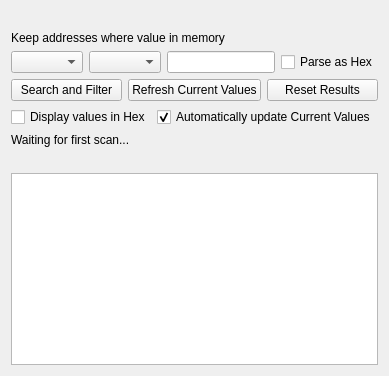
<?xml version="1.0" encoding="UTF-8"?>
<ui version="4.0">
 <class>CheatSearchWidget</class>
 <widget class="QWidget" name="CheatSearchWidget">
  <layout class="QVBoxLayout" name="mainLayout">
   <item>
    <widget class="QLabel" name="sessionInfoLabel">
     <property name="text">
      <string notr="true"/>
     </property>
     <property name="wordWrap">
      <bool>true</bool>
     </property>
    </widget>
   </item>
   <item>
    <widget class="QLabel" name="instructionsLabel">
     <property name="text">
      <string extracomment="This label is followed by a dropdown where the user can select things like &quot;is equal to&quot; or &quot;is less than or equal to&quot;, followed by another dropdown where the user can select &quot;any value&quot;, &quot;last value&quot;, or &quot;this value:&quot;. These three UI elements are intended to form a sentence together. Because the UI elements can't be reordered by a translation, you may have to give up on the idea of having them form a sentence depending on the grammar of your target language.">Keep addresses where value in memory</string>
     </property>
    </widget>
   </item>
   <item>
    <layout class="QHBoxLayout" name="valueLayout">
     <item>
      <widget class="QComboBox" name="compareTypeComboBox"/>
     </item>
     <item>
      <widget class="QComboBox" name="valueSourceComboBox"/>
     </item>
     <item>
      <widget class="QLineEdit" name="givenValueLineEdit"/>
     </item>
     <item>
      <widget class="QCheckBox" name="parseValuesAsHexCheckBox">
       <property name="text">
        <string>Parse as Hex</string>
       </property>
      </widget>
     </item>
    </layout>
   </item>
   <item>
    <layout class="QHBoxLayout" name="buttonLayout">
     <item>
      <widget class="QPushButton" name="nextScanButton">
       <property name="text">
        <string>Search and Filter</string>
       </property>
      </widget>
     </item>
     <item>
      <widget class="QPushButton" name="refreshValuesButton">
       <property name="text">
        <string>Refresh Current Values</string>
       </property>
      </widget>
     </item>
     <item>
      <widget class="QPushButton" name="resetButton">
       <property name="text">
        <string>Reset Results</string>
       </property>
      </widget>
     </item>
    </layout>
   </item>
   <item>
    <layout class="QHBoxLayout" name="checkboxesLayout" stretch="1,2">
     <item>
      <widget class="QCheckBox" name="displayValuesInHexCheckBox">
       <property name="text">
        <string>Display values in Hex</string>
       </property>
      </widget>
     </item>
     <item>
      <widget class="QCheckBox" name="autoupdateCurrentValuesCheckBox">
       <property name="text">
        <string>Automatically update Current Values</string>
       </property>
       <property name="checked">
        <bool>true</bool>
       </property>
      </widget>
     </item>
    </layout>
   </item>
   <item>
    <widget class="QLabel" name="infoLabel1">
     <property name="text">
      <string>Waiting for first scan...</string>
     </property>
    </widget>
   </item>
   <item>
    <widget class="QLabel" name="infoLabel2">
     <property name="text">
      <string notr="true"/>
     </property>
    </widget>
   </item>
   <item>
    <widget class="QTableWidget" name="addressTableWidget">
     <property name="contextMenuPolicy">
      <enum>Qt::ContextMenuPolicy::CustomContextMenu</enum>
     </property>
     <property name="selectionBehavior">
      <enum>QAbstractItemView::SelectionBehavior::SelectRows</enum>
     </property>
    </widget>
   </item>
  </layout>
 </widget>
 <tabstops>
  <tabstop>compareTypeComboBox</tabstop>
  <tabstop>valueSourceComboBox</tabstop>
  <tabstop>givenValueLineEdit</tabstop>
  <tabstop>parseValuesAsHexCheckBox</tabstop>
  <tabstop>nextScanButton</tabstop>
  <tabstop>refreshValuesButton</tabstop>
  <tabstop>resetButton</tabstop>
  <tabstop>displayValuesInHexCheckBox</tabstop>
  <tabstop>autoupdateCurrentValuesCheckBox</tabstop>
  <tabstop>addressTableWidget</tabstop>
 </tabstops>
 <resources/>
 <connections/>
</ui>
